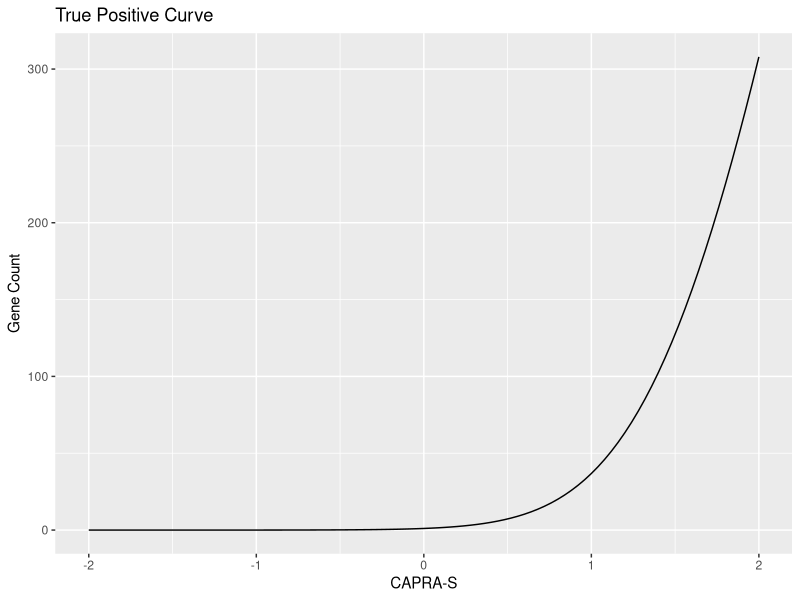

The R script that drew this image: (Note: this script raises an error after producing the figure.)


#   #    #   #   #   #   #   #   #    #   #   #   #   #  #   #    #   #   #   #   #


#Intention of Script

#Create functions to simulate a dataset
# of a mixture of sigmoidal based distributions (true associations)
# and null associations (and situations of all tsrue and all false)
# and use this function to simulate data (for comparing TABI / other methods in another script) 



#   #    #   #   #   #   #   #   #    #   #   #   #   #  #   #    #   #   #   #   #


# Section 1

#Testing potetional sigmodial curves (for realism)




#   #    #   #   #   #   #   #   #    #   #   #   #   #  #   #    #   #   #   #   #

#Create Generalised Sigmoid Function Equation

#eq is GLA euqation which log y hat (log of the mean of gene read count) should be equiv to

eq <- function(x) {
  #Testing Parameter values
  #Values of beta =1, y_0 = 2, A = 1 seem reasonable for eta from-2 to 2
  
  eta =  -1.19 #All values from -2/2 seem reasonable - eta is X coord inflection
  beta= -7.34 #Slope value
  y_0=0.7 #y_cross / y_0
  A = 2.86 #vertical translation
  
  top<- ((y_0-A)*(1+exp(-eta*beta))) #Numerator of the GLA function
  bottom<-(1+exp(-eta*beta+x*beta)) #Denominator of the GLA function
  
  return(exp(A+top/bottom)) #Evaluate the GLA function 
}

peq<-function(x) {
  #Testing Parameter values
  #Values of beta =1, y_0 = 2, A = 1 seem reasonable for eta from-2 to 2
  
  eta =  -0.25 #All values from -2/2 seem reasonable - eta is X coord inflection
  beta= 0.99 #Slope value
  y_0=0.05 #y_cross / y_0
  A = 7.35 #vertical translation
  
  top<- ((y_0-A)*(1+exp(-eta*beta))) #Numerator of the GLA function
  bottom<-(1+exp(-eta*beta+x*beta)) #Denominator of the GLA function
  
  return(exp(A+top/bottom)) #Evaluate the GLA function 
}




#Plot curve across all values of CAPRA_S (0-7) (in log space)

#To test that mean values of log_y_hat are reasonable 

library(ggplot2)

ggplot(#CAPRA_S values
  data.frame(x=c(-2,2)), #Shift CAPRA_S values of 0 - 7 by 3.5 to better simulate/understand behavouir
  #(TABI normalises CAPRA_S, such that values are centered around 0)
  aes(x=x)) + 
  stat_function(fun=peq, geom="line")	+ 
  labs(title="True Positive Curve", x="CAPRA-S", y="Gene Count")



#Use the eq above to simulate log_y_hat values 
log_y_hat<-sapply(seq(from = -2, to=2, by = 0.5),
              function(x)
                eq(x)  
)

#Simulated Negative Binomial Distributed Values
sample<-sapply(log_y_hat,
                       function(y) rnbinom(mu = exp(y), #Mean is exp of log y hat (GLA eq)
                                           size = 4, #Precision/overdispersion value of 0.5 seems approp. level of noise
                                           n = 10))

#Plot simulated data 

data.frame(
  CAPRA_S= c(#Now using "real" un-normalised CAPRA_S
    sapply(seq(from = -2, to=2, by = 0.5), 
           function(x) rep(x, 10))), 
  sample = c(sample)
)  %>% 
  ggplot() + 
  geom_point(aes(x=CAPRA_S, y=sample+1), col="dodgerblue")  +
  scale_y_log10() 	+ 
  labs(title="True Positive Curve", x="CAPRA-S", y="Gene Count")


Sig_big_subset %>% 
  filter(Gen_ref == "X1_Slope_-5_k_3") %>% 
  ggplot(aes(x=CAPRA_S, y=value)) + 
  geom_point()




#   #    #   #   #   #   #   #   #    #   #   #   #   #  #   #    #   #   #   #   #


#Section 2 


#Data simulation Functions


#   #    #   #   #   #   #   #   #    #   #   #   #   #  #   #    #   #   #   #   #


#Function for simulating Data with both null and true (sigmodial curve) tests



sigmodial_tests<-function(n_true_tests,
                          n_tests, 
                          sample_size) { #With the way this function is code Sample size needs to be multiple of 15
  
  require(reshape2)
  require(dplyr)
  
  #Calculation of x-coordinates ("simulation" CAPRA_S values)
  x_cord<-seq(from = -2, to=2, by = 0.5) #9 different values of CAPRA_S
  
  
  
  #         #          #          #         #           #
  
  
  
  #Creating the Sigmodial curve based genes (true tests - dif transcribed genes)
  
  
  #Simulation all possible values of the inflection (eta)
  set.seed(20)
  eta = sample(seq(from = -2, to = 2, by =0.5), 
               size = n_true_tests, replace = T)
  
  #As above
  #Create Generalised Sigmoid Function Equation
  #Simulates log ( mean ) values 
  eq <- function(x) {
  #Paramter values
  beta=1.4
  y_0=2
  A = 1
  
  top<- ((y_0-A)*(1+exp(eta*beta))) #Numerator of the GLA function
  bottom<-(1+exp(eta*beta-x*beta)) #Denominator of the GLA function
  
  return((A+top/bottom)) #Evaluate the function 
  }
  
  #Use the eq  above to simulate y_hat values 
  y_hat<-sapply(seq(from = -2, to = 2, by =0.5), #For better behavouir of simulated curve, centre values around 0 
  #Replacating normalisation process undertaken by TABI
                function(x)
                  eq(x)  
  )
  
  #For y_hat
  #Each column is a for a value of CAPRA_S 
  #Each row is a simulated curve
  
  #Simulated Negative Binomial Distributed Values
  sample<-apply(y_hat, 
                1, #For each row (a curve)
                function(x) 
                  sapply(x, #Simulate sample size/15 
                         function(y) rnbinom(mu = exp(y), 
                                                size = 0.5, #Precision/overdispersion values
                                                n = sample_size/9))
                
  )
  
  #In Sample
  #Each column is a simulated curve / gene 
  #Each row is a sample
  
  
  #Combine respective CAPRA_S values with their respective simulated gene counts
  True_tests<-data.frame(
    CAPRA_S= c(
      sapply(seq(from = -2, to=2, by = 0.5), 
             function(x) rep(x, sample_size/9))), #
             sample
  )
  
  #Reshape the above such that it mimics TCGA data set (column labeling gene count, column labeling gene name,
  #column labbeling CAPRA_S value)
  
  true_tests<-True_tests %>% 
    melt(id.vars = 1) %>% #Melt with respect to CAPRA_S 
    mutate(Null_test = "FALSE") %>% #Add a column which indicates this is a null 
    rename(Gene_number = variable) #Make Gene_number the test identification column
  
  
  
  #         #          #          #         #           #
  
  
  
  #Simulation of null tests (negbinom distributed, with varying means  - same dispersion)
  
  n_null<-n_tests-n_true_tests #Number of null tests
  
  #Simulation a n_null number of means - any integer between 0 and 15000
  null_means<-sample(0:5000, 
                     size = n_null, 
                     replace = T)
  
  #Simulate null_values 
  null_values<-sapply(null_means, 
                      function(x) 
                        (rnbinom(n=sample_size,
                                 mu = x, 
                                 size = 0.5)))
  
  null_tests<-data.frame(
    CAPRA_S= c(
      sapply(seq(from = -2, to=2, by = 0.5), 
             function(x) rep(x, sample_size/9))), #
    null_values
  ) %>% 
    melt(id.vars = 1) %>% #Melt with respect to CAPRA_S 
    mutate(Null_test = "TRUE") %>% #Add a column which indicates this is a null 
    rename(Gene_number = variable) 
  
  
  null_tests$Gene_number<-sub("X", "V", as.factor(null_tests$Gene_number)) #Convert X test recognition to V to further
  #Distinguish from true tests (now true tests have an X prefix, and null have a V prefix)

  #Return a data frame with CAPRA_S, Gene_number (Gene identifier colum), value (simulated gene expression value)
  #and Null_test (identifying true vs null tests)
  return(rbind(true_tests, 
               null_tests))
  
}


#Simulate a Mixture of null and true tests

sigmodial_test<-sigmodial_tests(100, 1000, 150) #with size of precision/dispersion size = 0.5, sample size= 150, 
#100 true associations, 1000 tests in total


#Double check some simulated curves seem reasonable by plotting 

library(ggplot2)

#Plotting 
#True associations 

sigmodial_test %>% 
  filter(Gene_number == "X40") %>% 
ggplot(aes(x=CAPRA_S, y=value+1)) +
  geom_point(col = "dodgerblue") +
  scale_y_log10() + 
  labs(title="True Positive Curve", x="CAPRA-S", y="Gene Count")

sigmodial_test %>% 
  filter(Gene_number == "X50") %>% 
  ggplot(aes(x=CAPRA_S, y=value+1)) +
  geom_point(col = "dodgerblue") +
  scale_y_log10() + 
  labs(title="True Positive Curve", x="CAPRA-S", y="Gene Count")

sigmodial_test %>% 
  filter(Gene_number == "X1") %>% 
  ggplot(aes(x=CAPRA_S, y=value+1)) +
  geom_point(col = "dodgerblue") +
  scale_y_log10() + 
  labs(title="True Positive Curve", x="CAPRA-S", y="Gene Count")

sigmodial_test %>% 
  filter(Gene_number == "X15") %>% 
  ggplot(aes(x=CAPRA_S, y=value+1)) +
  geom_point(col = "dodgerblue") +
  scale_y_log10() + 
  labs(title="True Positive Curve", x="CAPRA-S", y="Gene Count")

#Null associations check


sigmodial_test %>% 
  filter(Gene_number == "V40") %>% 
  ggplot(aes(x=CAPRA_S, y=value+1)) +
  geom_point(col = "dodgerblue") +
  scale_y_log10() + 
  labs(title="No underlying Curve", x="CAPRA-S", y="Gene Count")

sigmodial_test %>% 
  filter(Gene_number == "V500") %>% 
  ggplot(aes(x=CAPRA_S, y=value+1)) +
  geom_point(col = "dodgerblue") +
  scale_y_log10() + 
  labs(title="No underlying Curve", x="CAPRA-S", y="Gene Count")

sigmodial_test %>% 
  filter(Gene_number == "V1") %>% 
  ggplot(aes(x=CAPRA_S, y=value+1)) +
  geom_point(col = "dodgerblue") +
  scale_y_log10() + 
  labs(title="No underlying Curve", x="CAPRA-S", y="Gene Count")

sigmodial_test %>% 
  filter(Gene_number == "V666") %>% 
  ggplot(aes(x=CAPRA_S, y=value+1)) +
  geom_point(col = "dodgerblue") +
  scale_y_log10() + 
  labs(title="No underlying Curve", x="CAPRA-S", y="Gene Count")


#Save for later use (testing on TABI / other methods)

saveRDS(sigmodial_test,
        compress = "gzip",
        file = "sigmodial_test.rds")

#   #    #   #   #   #   #   #   #    #   #   #   #   #  #   #    #   #   #   #   #

#Simulate all null results 

#Simulation a n_null number of means - any integer between 0 and 7000

n_null<-1000
sample_size<-150
CAPRA_S<-seq(from = 0, to=7, by = 0.5)

null_means<-sample(0:7000, 
                   size = n_null, 
                   replace = T)

#Simulate null_values 
null_values<-sapply(null_means, 
                    function(x) 
                      (rnbinom(n=sample_size,
                               mu = x, 
                               size = 4)))

null_result<-as.data.frame(
  cbind(null_values,
        CAPRA_S)) %>%
  as_tibble() %>%
  melt(id.vars = c(n_null+1)) %>%
  rename(Gene_number = variable, CAPRA_S = CAPRA_S)


saveRDS(null_result, 
        compress = "gzip",
        file = "null_result.rds")


#   #    #   #   #   #   #   #   #    #   #   #   #   #  #   #    #   #   #   #   #

#Simulation all results as true

#Function only producing true results
only_sigmodial_tests<-function(n_true_tests, n_tests, sample_size) { #Sample size needs to be multiple of 15
  
  require(reshape2)
  require(dplyr)
  
  #Calculation of x-coordinates ("simulation" CAPRA_S values)
  x_cord<-seq(from = 0, to=7, by = 0.5) #15 different values of CAPRA_S
  
  #Sigmodial curve (true tests)
  #Simulation all possible values of the inflection (eta)
  eta = sample(c(0:7), size = n_true_tests, replace = T)
  
  #Create Generalised Sigmoid Function Equation
  #Simulates log ( mean ) values 
  eq <- function(x) {
    
    beta=0.6
    y_0=1.5
    A = 1
    
    top<- ((y_0-A)*(1+exp(eta*beta)))
    bottom<-(1+exp(eta*beta-x*beta))
    
    return((A+top/bottom))
  }
  
  #Use the eq  above to simulate y_hat values 
  y_hat<-sapply(x_cord,
                function(x)
                  eq(x)  
  )
  
  #For y_hat
  #Each column is a for a value of CAPRA_S 
  #Each row is a simulated curve
  
  #Simulated Negative Binomial Distributed Values
  sample<-apply(y_hat, 
                1, #For each row (a curve)
                function(x) 
                  sapply(x, #Simulate sample size/15 
                         function(y) rnbinom(mu = exp(y), 
                                             size = 0.5, #Precision/overdispersion values
                                             n = sample_size/15))
                
  )
  
  #In Sample
  #Each column is a simulated curve / gene 
  #Each row is a sample
  
  
  #Combine the 
  True_tests<-data.frame(
    CAPRA_S= c(
      sapply(seq(from = 0, to=7, by = 0.5), 
             function(x) rep(x, sample_size/15))), #
    sample
  )
  
  #Reshape the 
  true_tests<-True_tests %>% 
    melt(id.vars = 1) %>% #Melt with respect to CAPRA_S 
    mutate(Null_test = "FALSE") %>% #Add a column which indicates this is a null 
    rename(Gene_number = variable) #

  return(true_tests)
}



true_results<-only_sigmodial_tests(1000, 1000, 150)

saveRDS(true_results, 
        compress = "gzip",
        file = "true_results.rds")

#   #    #   #   #   #   #   #   #    #   #   #   #   #  #   #    #   #   #   #   #

#Mixture of null and true tests

sigmodial_test<-sigmodial_tests(100, 1000, 150) #with size of precision/dispersion size = 4

saveRDS(sigmodial_test,
        compress = "gzip",
        file = "sigmodial_test.rds")